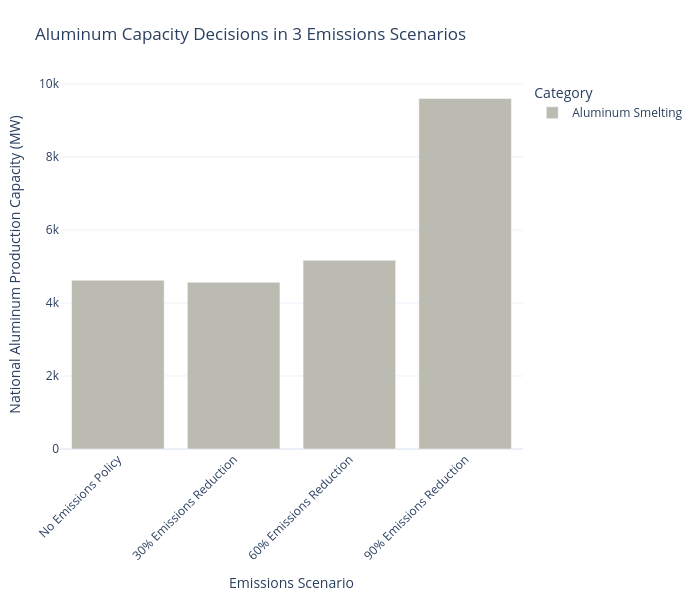

This figure's notebook cell:
### Code cell
plot_stacked_bar(
    consolidate_capacity(aluminum_df).T,
    scenario_map=scenario_map,
    name_map=tech_name_map,
    color_map=custom_color_map,
    title_name = "Aluminum Capacity Decisions in 3 Emissions Scenarios",
    xaxis_name="Emissions Scenario",
    yaxis_name="National Aluminum Production Capacity (MW)",
    width=700
)

### Figure 1 — Plotly figure (JSON) as saved in the notebook; plotly's stock layout.template omitted (floating-point values rounded to 4 significant figures)
{"data": [{"hovertemplate": "Category=Aluminum Smelting<br>Emissions Scenario=%{x}<br>National Aluminum Production Capacity (MW)=%{y}<extra></extra>", "legendgroup": "Aluminum Smelting", "marker": {"color": "#bbbbb2", "pattern": {"shape": ""}}, "name": "Aluminum Smelting", "orientation": "v", "showlegend": true, "textposition": "auto", "type": "bar", "x": ["No Emissions Policy", "30% Emissions Reduction", "60% Emissions Reduction", "90% Emissions Reduction"], "xaxis": "x", "y": [4624.0, 4566.0, 5169.0, 9602.0], "yaxis": "y"}], "layout": {"barmode": "stack", "height": 600, "legend": {"title": {"text": "Category"}, "tracegroupgap": 0, "traceorder": "reversed"}, "margin": {"b": 80, "l": 60, "r": 60, "t": 80}, "title": {"text": "Aluminum Capacity Decisions in 3 Emissions Scenarios"}, "width": 700, "xaxis": {"anchor": "y", "domain": [0, 1], "tickangle": -45, "title": {"text": "Emissions Scenario"}}, "yaxis": {"anchor": "x", "domain": [0, 1], "title": {"text": "National Aluminum Production Capacity (MW)"}}}}
